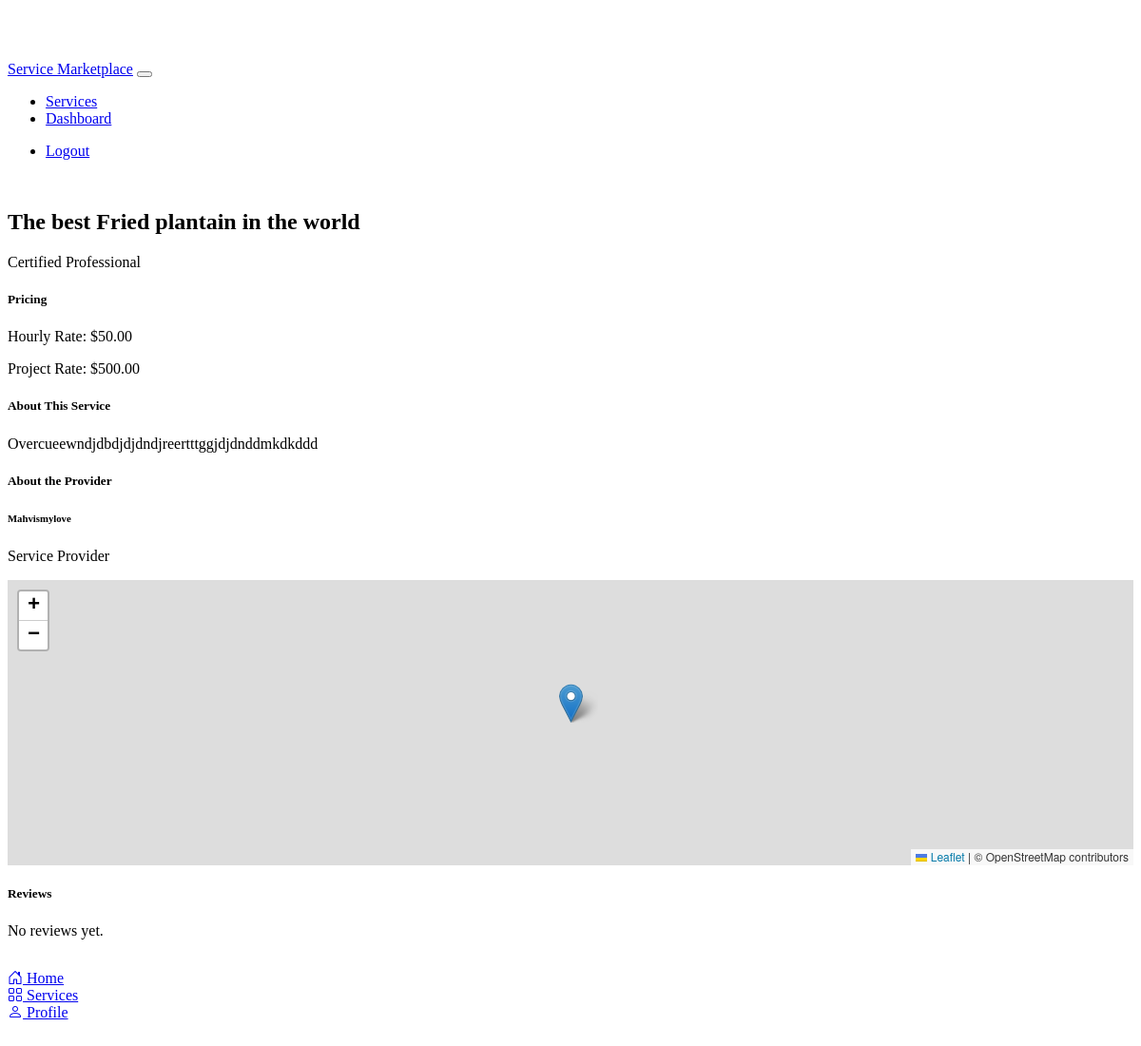
/service/3 (signed in), run on the app's committed database.
### models.py (models this page shows, shortened)
class Service(db.Model):
    id = db.Column(db.Integer, primary_key=True)
    title = db.Column(db.String(100), nullable=False)
    description = db.Column(db.Text, nullable=False)
    detailed_description = db.Column(db.Text)
    rate = db.Column(db.Float, nullable=False)
    project_rate = db.Column(db.Float)
    provider_id = db.Column(db.Integer, db.ForeignKey('user.id'), nullable=False)
    category_id = db.Column(db.Integer, db.ForeignKey('service_category.id'), nullable=False)
    created_at = db.Column(db.DateTime, default=datetime.utcnow)
    portfolio_images = db.Column(db.JSON)
    availability = db.Column(db.JSON)
    tags = db.relationship('ServiceTag', secondary=service_tags, lazy='subquery',
        backref=db.backref('services', lazy=True))
    requests = db.relationship('ServiceRequest', backref='service', lazy=True)

class ServiceTag(db.Model):
    id = db.Column(db.Integer, primary_key=True)
    name = db.Column(db.String(50), unique=True, nullable=False)

class User(UserMixin, db.Model):
    id = db.Column(db.Integer, primary_key=True)
    username = db.Column(db.String(64), unique=True, nullable=False)
    email = db.Column(db.String(120), unique=True, nullable=False)
    password_hash = db.Column(db.String(256))
    is_provider = db.Column(db.Boolean, default=False)
    is_admin = db.Column(db.Boolean, default=False)  # New admin role
    latitude = db.Column(db.Float)
    longitude = db.Column(db.Float)
    profile_image = db.Column(db.String(255))  # Store image path
    services = db.relationship('Service', backref='provider', lazy=True)

### routes.py (the view)
@app.route('/service/<int:id>')
def service_detail(id):
    service = Service.query.get_or_404(id)
    return render_template('service_detail.html', service=service)

### models.py (called while the page is built)
@login_manager.user_loader
def load_user(id):
    return User.query.get(int(id))

### templates/service_detail.html (shortened to what this page needs)
{% extends "base.html" %}
{% block content %}
<div class="container">
    <div class="row">
        <div class="col-md-8">
            <h2>{{ service.title }}</h2>
            <div class="mb-3">
                {% for tag in service.tags %}
                <span class="badge bg-secondary me-1">{{ tag.name }}</span>
                {% endfor %}
            </div>
            <div class="card mb-4">
                <div class="card-body">
                    <h5 class="card-title">Pricing</h5>
                    <p class="mb-2">Hourly Rate: ${{ "%.2f"|format(service.rate) }}</p>
                    {% if service.project_rate %}
                    <p class="mb-0">Project Rate: ${{ "%.2f"|format(service.project_rate) }}</p>
                    {% endif %}
                </div>
            </div>
            <div class="card mb-4">
                <div class="card-body">
                    <h5 class="card-title">About This Service</h5>
                    <p class="card-text">{{ service.description }}</p>
                </div>
            </div>
            <div class="card mb-4">
                <div class="card-body">
                    <h5 class="card-title">About the Provider</h5>
                    <div class="d-flex align-items-center mb-3">
                        <div>
                            <h6 class="mb-0">{{ service.provider.username }}</h6>
                            <p class="text-muted mb-0">Service Provider</p>
                        </div>
                    </div>
                </div>
            </div>
        </div>
        <div class="col-md-4">
            <div id="provider-map" style="height: 300px;" class="mb-4"></div>
            <div class="card">
                <div class="card-body">
                    <h5 class="card-title">Reviews</h5>
                    {% if service.ratings %}
                        {% for rating in service.ratings %}
                        <div class="mb-3">
                            <div class="d-flex justify-content-between align-items-center">
                                <div>
                                    <h6 class="mb-0">{{ rating.client.username }}</h6>
                                    <div class="text-warning">
                                        {% for i in range(rating.rating) %}
                                        <i class="bi bi-star-fill"></i>
                                        {% endfor %}
                                        {% for i in range(5 - rating.rating) %}
                                        <i class="bi bi-star"></i>
                                        {% endfor %}
                                    </div>
                                </div>
                                <small class="text-muted">
                                    {{ rating.created_at.strftime('%Y-%m-%d') }}
                                </small>
                            </div>
                            <p class="mt-2 mb-0">{{ rating.comment }}</p>
                            {% if not loop.last %}
                            <hr>
                            {% endif %}
                        </div>
                        {% endfor %}
                    {% else %}
                        <p class="text-muted">No reviews yet.</p>
                    {% endif %}
                </div>
            </div>
        </div>
    </div>
</div>
{% endblock %}

### static/css/custom.css (style rules this page uses)
:root { --navbar-height: 56px; --bottom-nav-height: 65px; }
body { padding-top: var(--navbar-height); padding-bottom: var(--bottom-nav-height); }
.card { transition: transform 0.2s ease, box-shadow 0.2s ease; border: 1px solid var(--bs-border-color); margin-bottom: 1rem; }
#map, #provider-map { border-radius: var(--bs-border-radius); border: 1px solid var(--bs-border-color); transition: all 0.3s ease; }

### data on the page
Service: title "The best Fried plantain in the world", rate "50.00", project_rate "500.00", description "Overcueewndjdbdjdjdndjreertttggjdjdnddmkdkddd"
ServiceTag: name "Certified"
ServiceTag: name "Professional"
User: provider.username "Mahvismylove"
